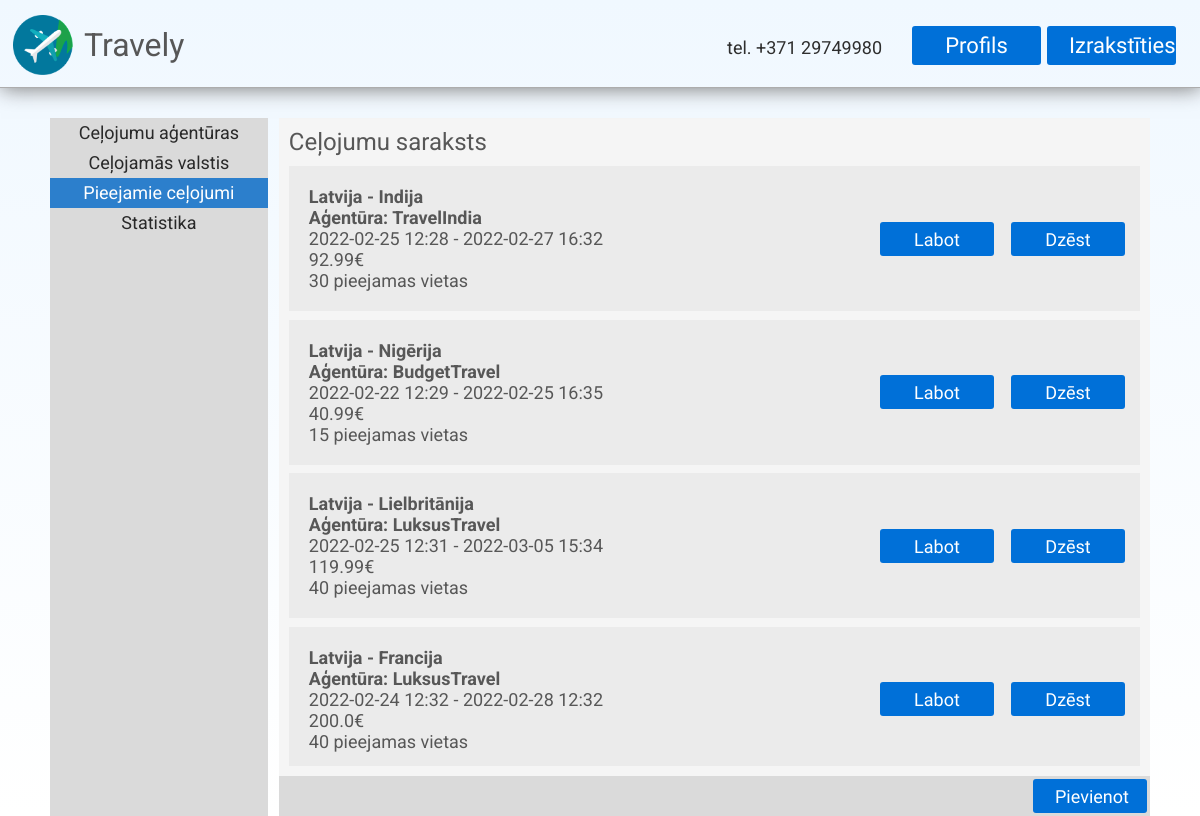
Before: /admin/trips (signed in) with the older database file.
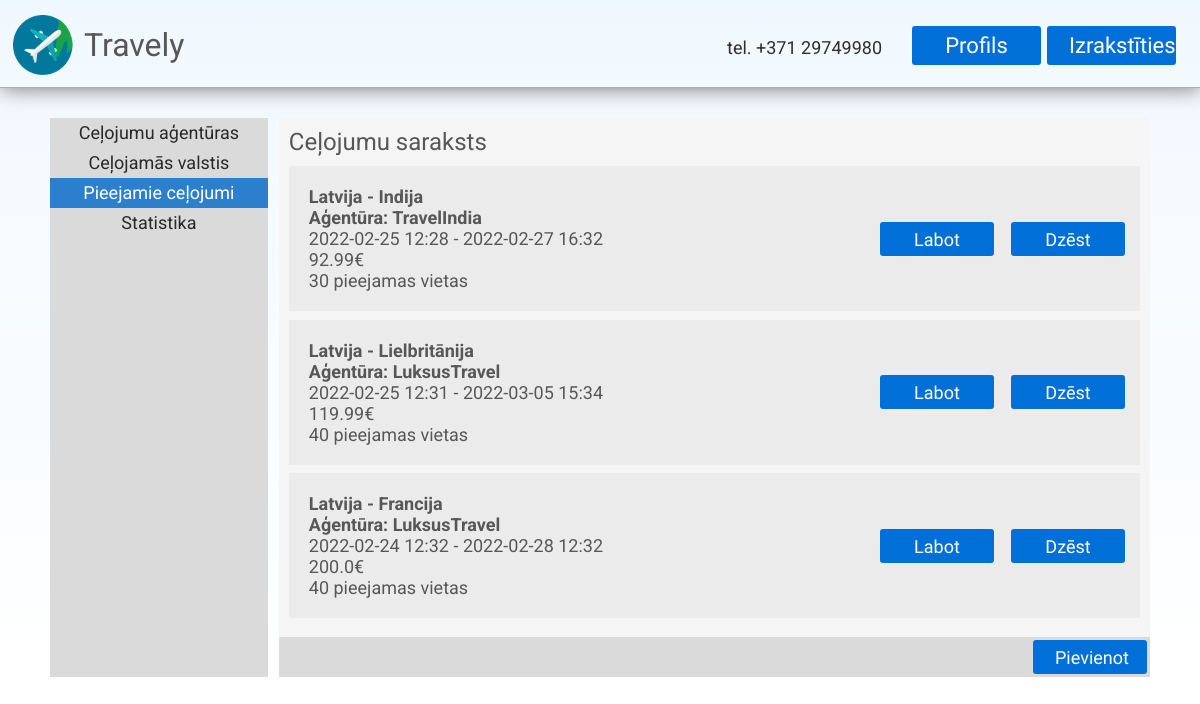
After: the same page with the newer database file.
### models.py (models this page shows, shortened)
class Country(db.Model):
    id = db.Column(db.Integer, primary_key=True)
    country = db.Column(db.String(48), nullable=False)
    abbreviation = db.Column(db.String(2), nullable=False)

class Agency(db.Model):
    id = db.Column(db.Integer, primary_key=True)
    name = db.Column(db.String(120), nullable=False)
    address = db.Column(db.String(120))
    number = db.Column(db.String(18))
    children = db.relationship("Trip", cascade="all, delete")

class Trip(db.Model):
    id = db.Column(db.Integer, primary_key=True)
    agency_id = db.Column(db.Integer, db.ForeignKey("agency.id"))
    country_from = db.Column(db.Integer)
    country_to = db.Column(db.Integer)
    date_from = db.Column(db.DateTime)
    date_to = db.Column(db.DateTime)
    description = db.Column(db.String(280))
    cost = db.Column(db.Float)
    ticket_amount = db.Column(db.Integer)
    views = db.Column(db.Integer)
    img_file = db.Column(db.String(20), nullable=False, default='default.jpg')

### main.py (the view)
@app.route('/admin/trips')
def admin_trips():
    return render_template("templates/trips.html", trips = Trip.query.all(), agencies = Agency.query.all(), countries = Country.query.all()) if is_user_logged() and is_user_admin() else redirect(url_for("login"))

### main.py (called while the page is built)
def is_user_logged():
    try:
        return True if session['user'] != None else False
    except:
        return False

def is_user_admin():
    return True if is_user_logged() and User.query.filter_by(id=session['user']).first().role_id != 0 else False

### templates/templates/trips.html
{% extends "admin.html" %}
{% block title %}
<div id="admin-page-content">
    <div id="ap-selector">
        <div id="ap-selector-list">
            <ul class="nav-ul">
                <a href="/admin/agencies"><li class="selector">Ceļojumu aģentūras</li></a>
                <a href="/admin/countries"><li class="selector">Ceļojamās valstis</li></a>
                <li class="selector" id="selected">Pieejamie ceļojumi</li>
                <a href="/admin/statistics"><li class="selector">Statistika</li></a>
            </ul>
        </div>
        <div id="ap-selector-display">
            <h2 class="subtitle">Ceļojumu saraksts</h2>
            <div id="ap-selector-display-list">
                {% if trips %}
                    {% for trip in trips %}
                    <div class="ap-list-member">
                        <ul class="list-ul">
                            <li style="font-weight: bold;">
                            {% for country in countries %}
                                {% if country.id == trip.country_from %}
                                    {{ country.country }} -
                                {% endif %}
                            {% endfor %}
                            {% for country in countries %}
                                {% if country.id == trip.country_to %}
                                    {{ country.country }}
                                {% endif %}
                            {% endfor %}
                            </li>
                            {% for agency in agencies %}
                                {% if agency.id == trip.agency_id %}
                                <li style="font-weight: bold;">Aģentūra: {{ agency.name }}</li>
                                {% endif %}
                            {% endfor %}
                            <li>{{ trip.date_from.strftime("%Y-%m-%d %H:%M") }} - {{ trip.date_to.strftime("%Y-%m-%d %H:%M") }}</li>
                            <li>{{ trip.cost }}€</li>
                            <li>{{ trip.ticket_amount }} pieejamas vietas</li>
                        </ul>
                        <a href="/admin/edit/trip/{{ trip.id }}" class="button" id="button-correct">Labot</a>
                        <a href="/admin/remove/trip/{{ trip.id }}" class="button" id="button-delete">Dzēst</a>
                    </div>
                    {% endfor %}
                {% else %}
                <p id="ap-description">Nav ceļojumu</p>
                {% endif %}
            </div>
            <div id="ap-selector-footer">
                <a href="/admin/add/trips" class="button" id="button-submit">Pievienot</a>
            </div>
        </div>
    </div>
</div>
{% endblock %}

Changed rows visible on the page:
removed Trip: date_from "2022-02-22 12:29", date_to "2022-02-25 16:35", cost "40.99", ticket_amount "15", Country (country "Latvija")
removed Country: country "Nigērija", shown under "2022-02-22 12:29"
no longer on this page (row edited): Agency: name "BudgetTravel", shown under "2022-02-22 12:29"
